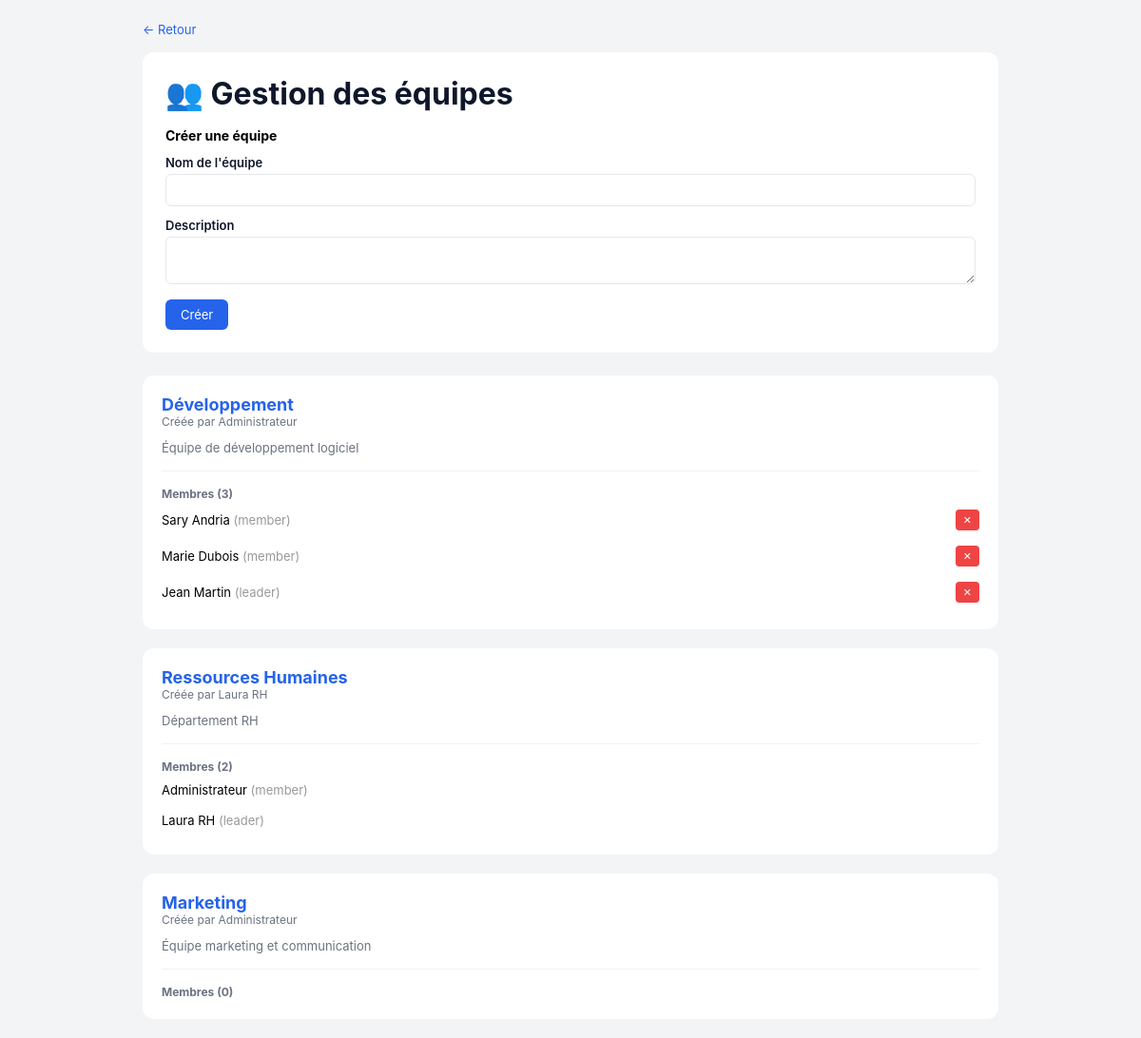
The page /teams.php (signed in) on the database its author committed.
### tables this page shows
CREATE TABLE teams (
    id INT AUTO_INCREMENT PRIMARY KEY,
    name VARCHAR(100) NOT NULL,
    description TEXT,
    created_by INT NOT NULL,
    created_at TIMESTAMP DEFAULT CURRENT_TIMESTAMP,
    FOREIGN KEY (created_by) REFERENCES users(id),
    INDEX idx_name (name)
);

CREATE TABLE users (
    id INT AUTO_INCREMENT PRIMARY KEY,
    username VARCHAR(50) NOT NULL UNIQUE,
    email VARCHAR(100) NOT NULL UNIQUE,
    password VARCHAR(255) NOT NULL,
    full_name VARCHAR(100) NOT NULL,
    avatar VARCHAR(255) DEFAULT NULL,
    role VARCHAR(20) DEFAULT 'user',
    bio TEXT,
    is_online BOOLEAN DEFAULT FALSE,
    last_seen TIMESTAMP DEFAULT CURRENT_TIMESTAMP,
    reset_token VARCHAR(255),
    reset_expiry TIMESTAMP NULL,
    created_at TIMESTAMP DEFAULT CURRENT_TIMESTAMP,
    INDEX idx_username (username),
    INDEX idx_email (email),
    INDEX idx_role (role)
);

CREATE TABLE team_members (
    id INT AUTO_INCREMENT PRIMARY KEY,
    team_id INT NOT NULL,
    user_id INT NOT NULL,
    role VARCHAR(20) DEFAULT 'member',
    joined_at TIMESTAMP DEFAULT CURRENT_TIMESTAMP,
    FOREIGN KEY (team_id) REFERENCES teams(id) ON DELETE CASCADE,
    FOREIGN KEY (user_id) REFERENCES users(id) ON DELETE CASCADE,
    UNIQUE KEY unique_team_member (team_id, user_id),
    INDEX idx_team_id (team_id),
    INDEX idx_user_id (user_id)
);

### config.php (called while the page is built, shortened)
<?php
function escape($data) {
    return htmlspecialchars($data, ENT_QUOTES, 'UTF-8');
}
?>

### teams.php (the view, shortened to what this page needs)
<?php
require_once 'config.php';
$db = Database::getInstance()->getConnection();
$user_id = $_SESSION['user_id'];
$stmt = $db->prepare("
    SELECT DISTINCT t.*, COUNT(tm.user_id) as member_count, u.full_name as creator_name
    FROM teams t
    LEFT JOIN team_members tm ON t.id = tm.team_id
    LEFT JOIN users u ON t.created_by = u.id
    GROUP BY t.id
    ORDER BY t.created_at DESC
");
$stmt->execute();
$teams = $stmt->fetchAll();
?>
<!DOCTYPE html>
<html lang="fr">
<head>
</head>
<body>
    <div class="container">
        <a href="index.php" class="back">← Retour</a>
        <div class="header">
            <h1>👥 Gestion des équipes</h1>
            <h3 style="margin-bottom: 12px; font-size: 14px;">Créer une équipe</h3>
            <form method="POST">
                <div class="form-group">
                    <label>Nom de l'équipe</label>
                    <input type="text" name="name" required>
                </div>
                <div class="form-group">
                    <label>Description</label>
                    <textarea name="description" rows="2"></textarea>
                </div>
                <button type="submit" class="btn">Créer</button>
            </form>
        </div>
        <div class="teams-grid">
            <?php foreach ($teams as $team): ?>
            <div class="team-card">
                <div class="team-header">
                    <div>
                        <div class="team-name"><?= escape($team['name']) ?></div>
                        <div class="team-meta">Créée par <?= escape($team['creator_name']) ?></div>
                    </div>
                </div>
                <?php if ($team['description']): ?>
                    <p style="font-size: 13px; color: #6b7280; margin-bottom: 12px;"><?= escape($team['description']) ?></p>
                <?php endif; ?>
                <div class="members">
                    <strong style="font-size: 12px; color: #6b7280;">Membres (<?= $team['member_count'] ?>)</strong>
                    <?php
                    $stmt = $db->prepare("SELECT u.id, u.full_name, tm.role FROM team_members tm JOIN users u ON tm.user_id = u.id WHERE tm.team_id = ?");
                    $stmt->execute([$team['id']]);
                    $members = $stmt->fetchAll();
                    ?>
                    <?php foreach ($members as $m): ?>
                    <div class="member">
                        <span><?= escape($m['full_name']) ?> <span style="color: #999;">(<?= $m['role'] ?>)</span></span>
                        <?php if ($team['created_by'] === $user_id && $m['id'] !== $user_id): ?>
                            <form method="POST" style="display:inline">
                                <button type="submit" style="background: #ef4444; color: #fff; border: 0; padding: 4px 8px; border-radius: 4px; cursor: pointer; font-size: 11px;">✕</button>
                            </form>
                        <?php endif; ?>
                    </div>
                    <?php endforeach; ?>
                </div>
            </div>
            <?php endforeach; ?>
        </div>
    </div>
</body>
</html>

### teams.php (style rules this page uses)
:root { --primary: #2563eb; --dark: #0f172a; --bg: #f3f4f6; }
* { box-sizing: border-box; margin: 0; padding: 0; font-family: Inter, system-ui, sans-serif; }
body { background: var(--bg); padding: 20px; }
.container { max-width: 900px; margin: 0 auto; }
.back { display: inline-block; margin-bottom: 16px; color: var(--primary); text-decoration: none; font-size: 13px; }
.header { background: #fff; padding: 24px; border-radius: 12px; margin-bottom: 24px; }
h1 { color: var(--dark); margin-bottom: 16px; }
.form-group { margin-bottom: 12px; }
label { display: block; margin-bottom: 4px; font-weight: 600; color: var(--dark); font-size: 13px; }
input, textarea { width: 100%; padding: 8px; border: 1px solid #e5e7eb; border-radius: 6px; font-size: 13px; }
.btn { background: var(--primary); color: #fff; border: 0; padding: 8px 16px; border-radius: 6px; cursor: pointer; font-size: 13px; }
.teams-grid { display: grid; gap: 20px; }
.team-card { background: #fff; padding: 20px; border-radius: 12px; }
.team-header { display: flex; justify-content: space-between; align-items: start; margin-bottom: 12px; }
.team-name { font-size: 18px; font-weight: 700; color: var(--primary); }
.team-meta { font-size: 12px; color: #6b7280; }
.members { margin-top: 16px; border-top: 1px solid #eef2f7; padding-top: 12px; }
.member { display: flex; justify-content: space-between; align-items: center; padding: 8px 0; font-size: 13px; }

### rows shown on the page
teams: name "Développement", created_by.full_name "Administrateur", description "Équipe de développement logiciel", member_count "3"
team_members: user.full_name "Sary Andria", role "member"
team_members: user.full_name "Marie Dubois", role "member"
team_members: user.full_name "Jean Martin", role "leader"
teams: name "Ressources Humaines", created_by.full_name "Laura RH", description "Département RH", member_count "2"
team_members: user.full_name "Administrateur", role "member"
team_members: user.full_name "Laura RH", role "leader"
teams: name "Marketing", created_by.full_name "Administrateur", description "Équipe marketing et communication", member_count "0"
